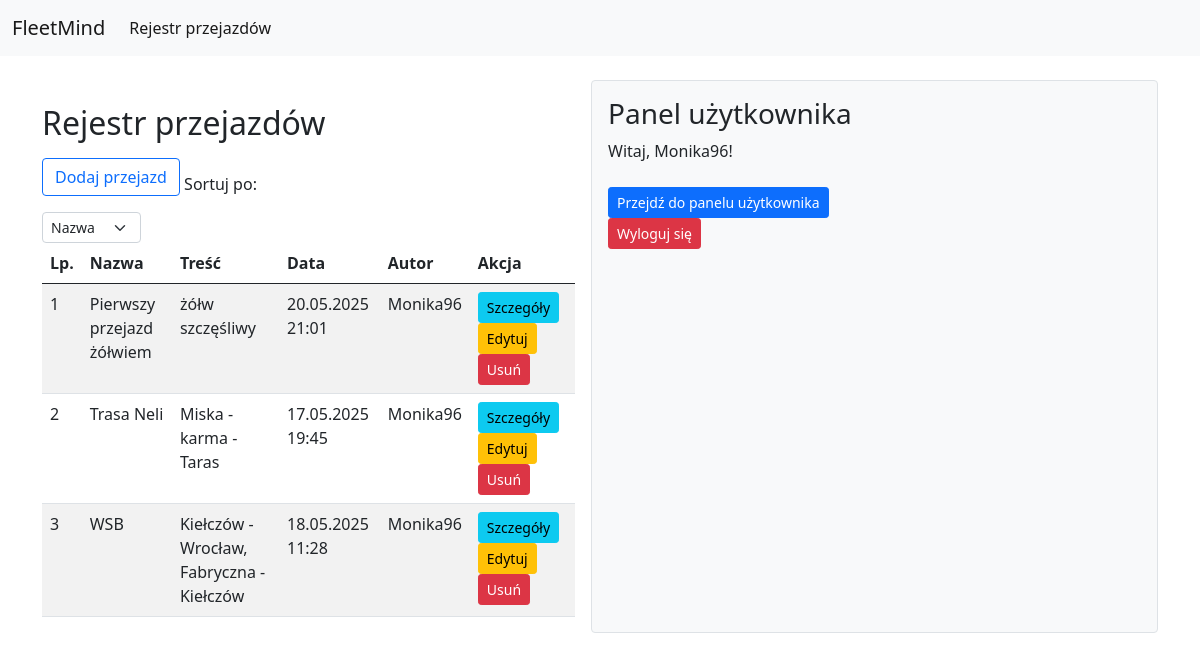
Screenshot of /posts/ (signed in) with the database file from the repository.
### Fleet/models.py (models this page shows, shortened)
class Post(models.Model):
    title = models.CharField(
        max_length=200,
        help_text="Tytuł posta (maks. 200 znaków)"
    )
    content = models.TextField(
        help_text="Treść posta"
    )
    create_at = models.DateTimeField(
        auto_now_add=True,
        help_text="Data i czas utworzenia posta (ustawiane automatycznie)"
    )
    author = models.ForeignKey(
        User,
        on_delete=models.CASCADE,
        help_text="Autor posta (odniesienie do modelu User)"
    )
    distance = models.FloatField(
        blank=True,
        null=True,
        help_text="Dystans (np. w kilometrach); pole opcjonalne"
    )
    start_location = models.CharField(
        max_length=255,
        blank=True,
        null=True,
        help_text="Punkt początkowy podróży; pole opcjonalne"
    )
    end_location = models.CharField(
        max_length=255,
        blank=True,
        null=True,
        help_text="Punkt końcowy podróży; pole opcjonalne"
    )
    travel_time = models.DurationField(
        blank=True,
        null=True,
        help_text="Czas podróży; pole opcjonalne"
    )
    vehicle = models.CharField(
        max_length=100,
        blank=True,
        null=True,
        help_text="Informacja o pojeździe; pole opcjonalne"
    )

class Profile(models.Model):
    user = models.OneToOneField(User, on_delete=models.CASCADE)
    display_name = models.CharField(max_length=50, blank=True, null=True)

### Fleet/views/post_views.py (the view)
# urls.py: path('posts/', post_list, name='post_list'),
@login_required
def post_list(request):
    sort_field = request.GET.get('sort', 'title')
    direction = request.GET.get('direction', 'asc')
    order_prefix = '' if direction == 'asc' else '-'
    posts = Post.objects.all().order_by(order_prefix + sort_field)
    return render(request, 'Fleet/post_list.html', {
        'posts': posts,
        'current_sort': sort_field,
        'current_direction': direction,
    })

### Fleet/templates/Fleet/post_list.html (shortened to what this page needs)
{% extends "Fleet/base.html" %}
{% load static %}
{% block content %}
<div class="mt-4">
  <h2 class="mb-3">Rejestr przejazdów</h2>
  <a class="btn btn-outline-primary mb-3" href="{% url 'create_post' %}">Dodaj przejazd</a>
  <label for="sortSelect">Sortuj po:</label>
  <select id="sortSelect" class="form-select form-select-sm" style="width: auto;">
    <option value="title">Nazwa</option>
  </select>
  <table id="ridesTable" class="table table-striped table-hover">
    <thead>
      <tr>
        <th>Lp.</th>
        <th>Nazwa</th>
        <th>Treść</th>
        <th>Data</th>
        <th>Autor</th>
        <th>Akcja</th>
      </tr>
    </thead>
    <tbody>
      {% for post in posts %}
      <tr id="post-{{ post.id }}">
        <td>{{ forloop.counter }}</td>
        <td>{{ post.title }}</td>
        <td>{{ post.content }}</td>
        <td>{{ post.create_at|date:"d.m.Y H:i" }}</td>
        <td>{{ post.author.profile.display_name }}</td>
        <td>
          <button class="btn btn-sm btn-info" data-bs-toggle="modal" data-bs-target="#detailModal"
                  data-id="{{ post.id }}">
            Szczegóły
          </button>
          {% if post.author == request.user %}
            <a class="btn btn-sm btn-warning" href="{% url 'update_post' post.id %}">Edytuj</a>
            <button class="btn btn-sm btn-danger" data-bs-toggle="modal" data-bs-target="#deleteModal"
                    data-id="{{ post.id }}" data-title="{{ post.title }}">Usuń</button>
          {% endif %}
        </td>
      </tr>
      {% empty %}
      <tr>
        <td colspan="6" class="text-center">Brak przejazdów.</td>
      </tr>
      {% endfor %}
    </tbody>
  </table>
</div>
{% endblock %}

### Fleet/templates/Fleet/base.html (shortened to what this page needs)
<!doctype html>
<html lang="pl">
{% load static %}
  <head>
    <link href="https://cdnjs.cloudflare.com/ajax/libs/bootstrap/5.0.2/css/bootstrap.min.css" rel="stylesheet">
    <link rel="stylesheet" href="https://cdn.datatables.net/1.13.4/css/jquery.dataTables.min.css" />
    <link rel="stylesheet" type="text/css" href="{% static 'css/style.css' %}">
    <link rel="stylesheet" href="https://cdn.jsdelivr.net/npm/bootstrap-icons/font/bootstrap-icons.css">
  </head>
  <body>
    <nav class="navbar navbar-expand-lg navbar-light bg-light">
      <div class="container-fluid">
        <a class="navbar-brand" href="{% url 'post_list' %}">FleetMind</a>
        <div class="collapse navbar-collapse" id="navbarNavDropdown">
          <ul class="navbar-nav">
            <li class="nav-item">
              <a class="nav-link active" aria-current="page" href="{% url 'post_list' %}">Rejestr przejazdów</a>
            </li>
          </ul>
        </div>
      </div>
    </nav>
    <div class="container d-flex mt-4">
      <div class="main-content flex-grow-1">
        {% block content %}{% endblock %}
      </div>
      {% block sidebar %}
      <div class="user-panel ms-3 p-3 bg-light border rounded" style="width: 250px;">
        {% if user.is_authenticated %}
          <h3>Panel użytkownika</h3>
          <p>Witaj, {{ user.profile.display_name|default:"Nie ustawiono nicku" }}!</p>
          <a href="{% url 'user_panel' %}" class="btn btn-primary btn-sm mt-2">Przejdź do panelu użytkownika</a>
          <form method="post" action="{% url 'logout' %}">
            <button type="submit" class="btn btn-danger btn-sm">Wyloguj się</button>
          </form>
        {% else %}
          <p><a href="{% url 'login' %}" class="btn btn-success">Zaloguj się</a></p>
        {% endif %}
      </div>
      {% endblock %}
    </div>
  </body>
</html>

### Fleet/static/css/style.css (style rules this page uses)
.container { display: flex; justify-content: space-between; }
.main-content { flex: 3; }
.user-panel { flex: 1; padding: 20px; background-color: #f8f9fa; border-left: 2px solid #ddd; min-width: 250px; }

### rows the page displays
Post: title "Pierwszy przejazd żółwiem", content "żółw szczęśliwy", create_at "20.05.2025 21:01", author.profile.display_name "Monika96"
Post: title "Trasa Neli", content "Miska - karma - Taras", create_at "17.05.2025 19:45", author.profile.display_name "Monika96"
Post: title "WSB", content "Kiełczów - Wrocław, Fabryczna - Kiełczów", create_at "18.05.2025 11:28", author.profile.display_name "Monika96"

### other values shown
{{ user.profile.display_name|default:"Nie ustawiono nicku" }} "Monika96"
